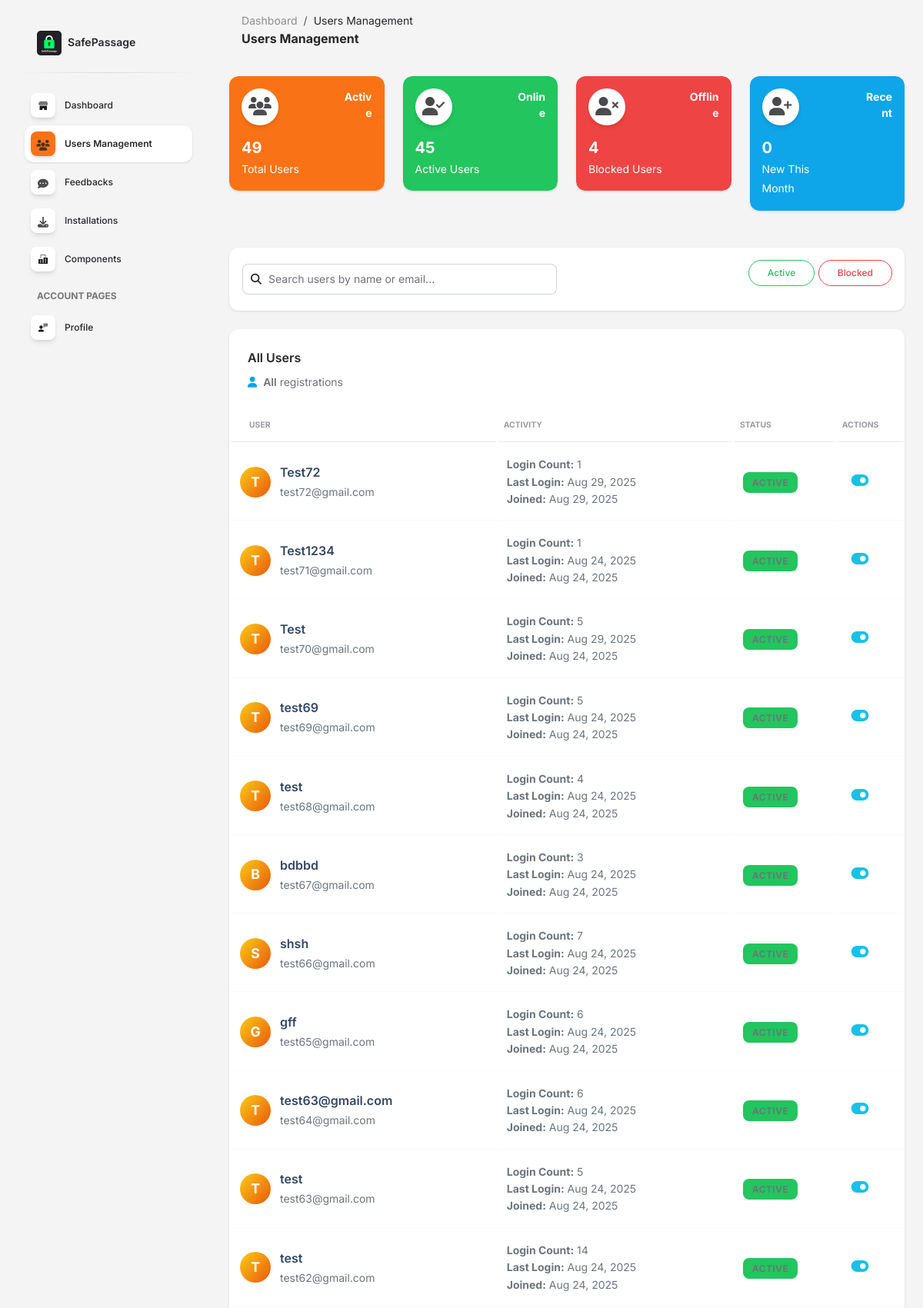
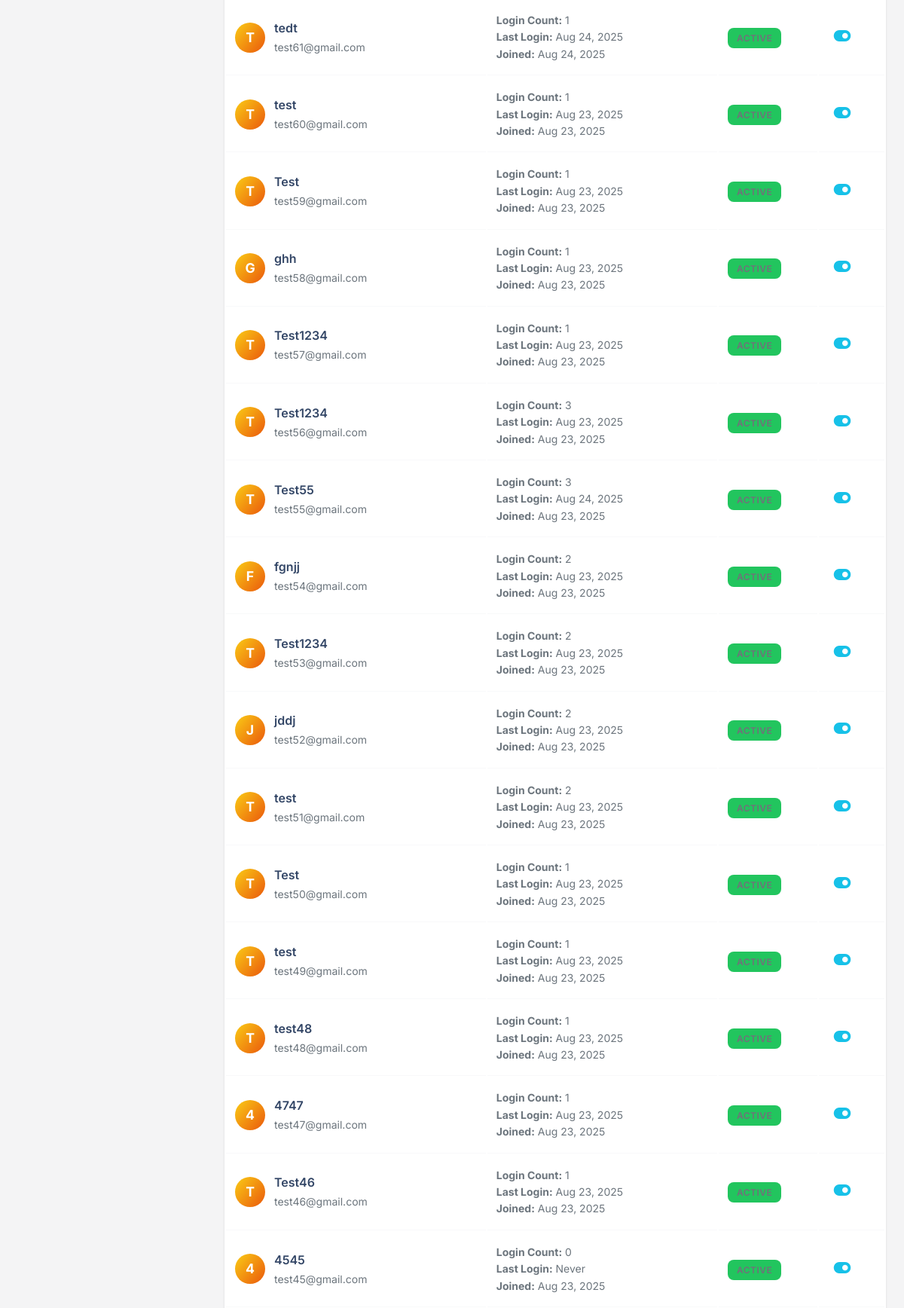
The app's page /Admin/dashboard/pages/users.php (signed in, upper part) with its own data (2 pictures, top to bottom).
### tables this page shows
CREATE TABLE `users` (
  `id` int(11) NOT NULL,
  `user_id` varchar(255) NOT NULL,
  `email` varchar(190) NOT NULL,
  `password_hash` varchar(255) DEFAULT NULL,
  `user_name` varchar(150) NOT NULL,
  `created_at` timestamp NOT NULL DEFAULT current_timestamp(),
  `updated_at` timestamp NOT NULL DEFAULT current_timestamp() ON UPDATE current_timestamp(),
  `is_active` tinyint(1) DEFAULT 1,
  `last_login` timestamp NULL DEFAULT NULL,
  `login_count` int(11) DEFAULT 0
);

### Admin/dashboard/pages/users.php (the view, shortened to what this page needs)
<?php
require __DIR__ . '/../config/db.php';
try {
    $usersQuery = "
        SELECT
            u.user_id,
            u.user_name,
            u.email,
            u.created_at,
            u.is_active,
            u.last_login,
            u.login_count
        FROM users u
        ORDER BY u.created_at DESC
    ";
    $usersStmt = $pdo->query($usersQuery);
    $users = $usersStmt->fetchAll();
    $totalUsers = count($users);
    $activeUsers = count(array_filter($users, function($u) { return $u['is_active']; }));
    $inactiveUsers = $totalUsers - $activeUsers;
} catch (Exception $e) {
    $users = [];
    $totalUsers = 0;
    $activeUsers = 0;
    $inactiveUsers = 0;
    MessageHandler::setError("Database error: " . $e->getMessage(), 'users');
}
?>
<!DOCTYPE html>
<html lang="en">
<head>
    <link rel="stylesheet" href="https://cdnjs.cloudflare.com/ajax/libs/font-awesome/6.6.0/css/all.min.css">
    <link href="https://demos.creative-tim.com/soft-ui-dashboard/assets/css/nucleo-icons.css" rel="stylesheet" />
    <link href="https://demos.creative-tim.com/soft-ui-dashboard/assets/css/nucleo-svg.css" rel="stylesheet" />
    <link rel="stylesheet" href="https://cdnjs.cloudflare.com/ajax/libs/font-awesome/5.15.4/css/all.min.css" />
    <link id="pagestyle" href="../assets/css/soft-ui-dashboard.css?v=1.1.0" rel="stylesheet" />
</head>
<body class="g-sidenav-show  bg-gray-100">
    <?php  $activePage = 'users'; $includeSidebarFooter = false; include __DIR__ . '/partials/sidebar.php'; ?>
    <main class="main-content position-relative max-height-vh-100 h-100 border-radius-lg ">
        <nav class="navbar navbar-main navbar-expand-lg px-0 mx-4 shadow-none border-radius-xl" id="navbarBlur" navbar-scroll="true">
            <div class="container-fluid py-1 px-3">
                <nav aria-label="breadcrumb">
                    <ol class="breadcrumb bg-transparent mb-0 pb-0 pt-1 px-0 me-sm-6 me-5">
                        <li class="breadcrumb-item text-sm"><a class="opacity-5 text-dark" href="dashboard.php">Dashboard</a></li>
                        <li class="breadcrumb-item text-sm text-dark active" aria-current="page">Users Management</li>
                    </ol>
                    <h6 class="font-weight-bolder mb-0">Users Management</h6>
                </nav>
            </div>
        </nav>
        <div class="container-fluid py-4">
            <div class="row mb-4">
                                 <div class="col-xl-3 col-sm-6 mb-4">
                     <div class="card">
                         <span class="mask bg-primary opacity-10 border-radius-lg"></span>
                         <div class="card-body p-3 position-relative">
                             <div class="row">
                                 <div class="col-8 text-start">
                                     <div class="icon icon-shape bg-white shadow text-center border-radius-2xl">
                                         <i class="fas fa-users text-dark text-gradient" style="font-size: 1.5rem;"></i>
                                     </div>
                                    <h5 class="text-white font-weight-bolder mb-0 mt-3" data-stat="total-users">
                                        <?php echo $totalUsers; ?>
                                    </h5>
                                    <span class="text-white text-sm">Total Users</span>
                                 </div>
                                 <div class="col-4">
                                     <p class="text-white text-sm text-end font-weight-bolder mt-auto mb-0">Active</p>
                                 </div>
                             </div>
                         </div>
                     </div>
                 </div>
                                 <div class="col-xl-3 col-sm-6 mb-4">
                     <div class="card">
                         <span class="mask bg-success opacity-10 border-radius-lg"></span>
                         <div class="card-body p-3 position-relative">
                             <div class="row">
                                 <div class="col-8 text-start">
                                     <div class="icon icon-shape bg-white shadow text-center border-radius-2xl">
                                         <i class="fas fa-user-check text-dark text-gradient" style="font-size: 1.5rem;"></i>
                                     </div>
                                    <h5 class="text-white font-weight-bolder mb-0 mt-3" data-stat="active-users">
                                        <?php echo $activeUsers; ?>
                                    </h5>
                                    <span class="text-white text-sm">Active Users</span>
                                 </div>
                                 <div class="col-4">
                                     <p class="text-white text-sm text-end font-weight-bolder mt-auto mb-0">Online</p>
                                 </div>
                             </div>
                         </div>
                     </div>
                 </div>
                                 <div class="col-xl-3 col-sm-6 mb-4">
                     <div class="card">
                         <span class="mask bg-danger opacity-10 border-radius-lg"></span>
                         <div class="card-body p-3 position-relative">
                             <div class="row">
                                 <div class="col-8 text-start">
                                     <div class="icon icon-shape bg-white shadow text-center border-radius-2xl">
                                         <i class="fas fa-user-times text-dark text-gradient" style="font-size: 1.5rem;"></i>
                                     </div>
                                    <h5 class="text-white font-weight-bolder mb-0 mt-3" data-stat="blocked-users">
                                        <?php echo $inactiveUsers; ?>
                                    </h5>
                                    <span class="text-white text-sm">Blocked Users</span>
                                 </div>
                                 <div class="col-4">
                                     <p class="text-white text-sm text-end font-weight-bolder mt-auto mb-0">Offline</p>
                                 </div>
                             </div>
                         </div>
                     </div>
                 </div>
                                 <div class="col-xl-3 col-sm-6 mb-4">
                     <div class="card">
                         <span class="mask bg-info opacity-10 border-radius-lg"></span>
                         <div class="card-body p-3 position-relative">
                             <div class="row">
                                 <div class="col-8 text-start">
                                     <div class="icon icon-shape bg-white shadow text-center border-radius-2xl">
                                         <i class="fas fa-user-plus text-dark text-gradient" style="font-size: 1.5rem;"></i>
                                     </div>
                                    <h5 class="text-white font-weight-bolder mb-0 mt-3" data-stat="new-this-month">
                                        <?php
                                        $thisMonth = count(array_filter($users, function($u) {
                                            return date('Y-m', strtotime($u['created_at'])) === date('Y-m');
                                        }));
                                        echo $thisMonth;
                                        ?>
                                    </h5>
                                    <span class="text-white text-sm">New This Month</span>
                                 </div>
                                 <div class="col-4">
                                     <p class="text-white text-sm text-end font-weight-bolder mt-auto mb-0">Recent</p>
                                 </div>
                             </div>
                         </div>
                     </div>
                 </div>
            </div>
            <div class="card mb-4">
                <div class="card-body p-3">
                    <div class="row align-items-center">
                        <div class="col-md-6">
                            <div class="input-group search-box">
                                <span class="input-group-text"><i class="fas fa-search"></i></span>
                                <input type="text" class="form-control" id="searchUsers" placeholder="Search users by name or email...">
                            </div>
                        </div>
                        <div class="col-md-6 text-end">
                            <div class="filter-buttons">
                                <button class="btn btn-outline-success btn-sm" onclick="filterUsers('active', this)">Active</button>
                                <button class="btn btn-outline-danger btn-sm" onclick="filterUsers('inactive', this)">Blocked</button>
                            </div>
                        </div>
                    </div>
                </div>
            </div>
            <div class="card">
                <div class="card-header pb-0">
                    <h6>All Users</h6>
                    <p class="text-sm mb-0">
                        <i class="fa fa-user text-info" aria-hidden="true" ></i>
                        <span class="font-weight-bold ms-1">All</span> registrations
                    </p>
                </div>
                <div class="card-body px-0 pb-2">
                    <div class="table-responsive">
                                                 <table class="table align-items-center mb-0" style="min-width: 800px;">
                                                         <thead>
                                <tr>
                                    <th class="text-uppercase text-secondary text-xxs font-weight-bolder opacity-7" style="width: 30%;">User</th>
                                    <th class="text-uppercase text-secondary text-xxs font-weight-bolder opacity-7 ps-2" style="width: 35%;">Activity</th>
                                    <th class="text-uppercase text-secondary text-xxs font-weight-bolder opacity-7 ps-2" style="width: 15%;">Status</th>
                                    <th class="text-uppercase text-secondary text-xxs font-weight-bolder opacity-7 ps-2" style="width: 10%;">Actions</th>
                                </tr>
                            </thead>
                            <tbody>
                                <?php foreach ($users as $user): ?>
                                <tr class="user-item"
                                    data-status="<?php echo $user['is_active'] ? 'active' : 'inactive'; ?>"
                                    data-name="<?php echo strtolower($user['user_name']); ?>"
                                    data-email="<?php echo strtolower($user['email']); ?>">
                                    <td>
                                        <div class="user-info">
                                            <div class="user-avatar bg-gradient-<?php echo $user['is_active'] ? 'primary' : 'secondary'; ?>">
                                                <?php echo strtoupper(substr($user['user_name'], 0, 1)); ?>
                                            </div>
                                            <div class="user-details">
                                                <h6><?php echo htmlspecialchars($user['user_name']); ?></h6>
                                                <small><?php echo htmlspecialchars($user['email']); ?></small>
                                            </div>
                                        </div>
                                    </td>
                                                                        <td class="activity-column">
                                         <div class="d-flex flex-column">
                                            <div class="last-login">
                                                <strong>Login Count:</strong> <?php echo $user['login_count'] ?? 0; ?>
                                            </div>
                                            <div class="last-login">
                                                <strong>Last Login:</strong>
                                                <?php echo $user['last_login'] ? date('M d, Y', strtotime($user['last_login'])) : 'Never'; ?>
                                            </div>
                                            <div class="join-date">
                                                <strong>Joined:</strong> <?php echo date('M d, Y', strtotime($user['created_at'])); ?>
                                            </div>
                                        </div>
                                    </td>
                                    <td>
                                        <span class="status-badge bg-<?php echo $user['is_active'] ? 'success' : 'danger'; ?>">
                                            <?php echo $user['is_active'] ? 'Active' : 'Blocked'; ?>
                                        </span>
                                    </td>
                                    <td>
                                        <form method="POST" style="display: inline;">
                                            <button type="submit" name="toggle_user_status"
                                                    class="user-status-toggle <?php echo $user['is_active'] ? 'active' : 'inactive'; ?>"
                                                    title="<?php echo $user['is_active'] ? 'Deactivate User' : 'Activate User'; ?>">
                                                <i class="fas fa-toggle-<?php echo $user['is_active'] ? 'on' : 'off'; ?>"
                                                   style="font-size: 1.25rem;"></i>
                                            </button>
                                        </form>
                                    </td>
                                </tr>
                                <?php endforeach; ?>
                            </tbody>
                        </table>
                    </div>
            </div>
        </div>
    </main>
</body>
</html>

### records on screen
users: user_name "T", user_name "Test72", email "test72@gmail.com", login_count "1", last_login "Aug 29, 2025", created_at "Aug 29, 2025", is_active "ACTIVE"
users: user_name "T", user_name "Test1234", email "test71@gmail.com", login_count "1", last_login "Aug 24, 2025", created_at "Aug 24, 2025", is_active "ACTIVE"
users: user_name "T", user_name "Test", email "test70@gmail.com", login_count "5", last_login "Aug 29, 2025", created_at "Aug 24, 2025", is_active "ACTIVE"
users: user_name "T", user_name "test69", email "test69@gmail.com", login_count "5", last_login "Aug 24, 2025", created_at "Aug 24, 2025", is_active "ACTIVE"
users: user_name "T", user_name "test", email "test68@gmail.com", login_count "4", last_login "Aug 24, 2025", created_at "Aug 24, 2025", is_active "ACTIVE"
users: user_name "B", user_name "bdbbd", email "test67@gmail.com", login_count "3", last_login "Aug 24, 2025", created_at "Aug 24, 2025", is_active "ACTIVE"
users: user_name "S", user_name "shsh", email "test66@gmail.com", login_count "7", last_login "Aug 24, 2025", created_at "Aug 24, 2025", is_active "ACTIVE"
users: user_name "G", user_name "gff", email "test65@gmail.com", login_count "6", last_login "Aug 24, 2025", created_at "Aug 24, 2025", is_active "ACTIVE"
users: user_name "T", user_name "test63@gmail.com", email "test64@gmail.com", login_count "6", last_login "Aug 24, 2025", created_at "Aug 24, 2025", is_active "ACTIVE"
users: user_name "T", user_name "test", email "test63@gmail.com", login_count "5", last_login "Aug 24, 2025", created_at "Aug 24, 2025", is_active "ACTIVE"
users: user_name "T", user_name "test", email "test62@gmail.com", login_count "14", last_login "Aug 24, 2025", created_at "Aug 24, 2025", is_active "ACTIVE"
users: user_name "T", user_name "tedt", email "test61@gmail.com", login_count "1", last_login "Aug 24, 2025", created_at "Aug 24, 2025", is_active "ACTIVE"
users: user_name "T", user_name "test", email "test60@gmail.com", login_count "1", last_login "Aug 23, 2025", created_at "Aug 23, 2025", is_active "ACTIVE"
users: user_name "T", user_name "Test", email "test59@gmail.com", login_count "1", last_login "Aug 23, 2025", created_at "Aug 23, 2025", is_active "ACTIVE"
users: user_name "G", user_name "ghh", email "test58@gmail.com", login_count "1", last_login "Aug 23, 2025", created_at "Aug 23, 2025", is_active "ACTIVE"
users: user_name "T", user_name "Test1234", email "test57@gmail.com", login_count "1", last_login "Aug 23, 2025", created_at "Aug 23, 2025", is_active "ACTIVE"
users: user_name "T", user_name "Test1234", email "test56@gmail.com", login_count "3", last_login "Aug 23, 2025", created_at "Aug 23, 2025", is_active "ACTIVE"
users: user_name "T", user_name "Test55", email "test55@gmail.com", login_count "3", last_login "Aug 24, 2025", created_at "Aug 23, 2025", is_active "ACTIVE"
users: user_name "F", user_name "fgnjj", email "test54@gmail.com", login_count "2", last_login "Aug 23, 2025", created_at "Aug 23, 2025", is_active "ACTIVE"
users: user_name "T", user_name "Test1234", email "test53@gmail.com", login_count "2", last_login "Aug 23, 2025", created_at "Aug 23, 2025", is_active "ACTIVE"
users: user_name "J", user_name "jddj", email "test52@gmail.com", login_count "2", last_login "Aug 23, 2025", created_at "Aug 23, 2025", is_active "ACTIVE"
users: user_name "T", user_name "test", email "test51@gmail.com", login_count "2", last_login "Aug 23, 2025", created_at "Aug 23, 2025", is_active "ACTIVE"
users: user_name "T", user_name "Test", email "test50@gmail.com", login_count "1", last_login "Aug 23, 2025", created_at "Aug 23, 2025", is_active "ACTIVE"
users: user_name "T", user_name "test", email "test49@gmail.com", login_count "1", last_login "Aug 23, 2025", created_at "Aug 23, 2025", is_active "ACTIVE"
users: user_name "T", user_name "test48", email "test48@gmail.com", login_count "1", last_login "Aug 23, 2025", created_at "Aug 23, 2025", is_active "ACTIVE"
users: user_name "4", user_name "4747", email "test47@gmail.com", login_count "1", last_login "Aug 23, 2025", created_at "Aug 23, 2025", is_active "ACTIVE"
users: user_name "T", user_name "Test46", email "test46@gmail.com", login_count "1", last_login "Aug 23, 2025", created_at "Aug 23, 2025", is_active "ACTIVE"
users: user_name "4", user_name "4545", email "test45@gmail.com", login_count "0", shows "Never", created_at "Aug 23, 2025", is_active "ACTIVE"

### other values on screen
$totalUsers "49"
$activeUsers "45"
$inactiveUsers "4"
$thisMonth "0"
